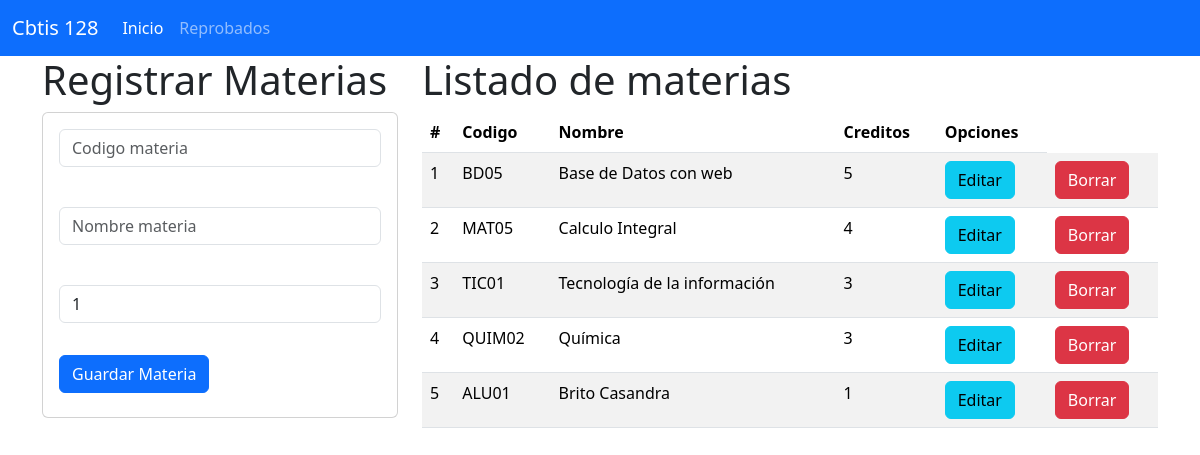
The page / on the database its author committed.
### materia_app/models.py (models this page shows, shortened)
class Materia(models.Model):
    codigo = models.CharField(primary_key=True, max_length=6)
    nombre = models.CharField(max_length=100)
    creditos = models.PositiveSmallIntegerField()

### materia_app/views.py (the view)
# urls.py: path('', views.inicio_vista, name='inicio_vista'),
def inicio_vista(request):
    lasmaterias=Materia.objects.all()
    return render(request, 'gestionarMateria.html',{'mismaterias':lasmaterias})

### materia_app/templates/gestionarMateria.html
{% extends "base.html" %}
{% block cuerpo %}
<div class="row">
    <div class="col-sm-12 col-md-4 col-lg-4 col-xl-4">
        <h1>Registrar Materias</h1>
        <div class="card">
  <div class="card-body">
    <form action="registrarMateria/" method="POST"> {% csrf_token %}
      <div class="form-group">
          <input type="text" id="txtcodigo" name="txtcodigo" class="form-control" placeholder="Codigo materia" minlength="1" maxlenght="6" required><br>
      </div>
      <div class="form-group py-3">
          <input type="text" id="txtnombre" name="txtnombre" class="form-control" placeholder="Nombre materia" maxlenght="100" required><br>
      </div>
      <div class="form-group">
          <input type="text" id="num" name="numcreditos" class="form-control" min="1" max="9" value="1" required><br>
      </div>
      <div class="form-group py-2">
        <button type="submit" class="btn btn-primary">Guardar Materia</button>
      </div>
    </form>
  </div>
</div>
    </div>
    <div class="col-sm-12 col-md-8 col-lg-8 col-xl-8">
        <h1>Listado de materias</h1>
    <table class="table table-striped">
        <thead>
          <tr>
            <th scope="col">#</th>
            <th scope="col">Codigo</th>
            <th scope="col">Nombre</th>
            <th scope="col">Creditos</th>
            <th> Opciones </th>
          </tr>
        </thead>
        <tbody>
          {% for m in mismaterias %}
          <tr>
            <td> {{forloop.counter}}</td>
            <td> {{m.codigo}}</td>
            <td> {{m.nombre}}</td>
            <td> {{m.creditos}}</td>
            <td> <a href="seleccionarMateria/{{m.codigo}}" class="btn btn-info"> Editar</a></td>
            <td> <a href="borrarMateria/{{m.codigo}}" class="btn btn-danger"> Borrar</a></td>
          </tr>
          {% endfor %}
        </tbody>
      </table>
    </div>
</div>
{% endblock %}

### materia_app/templates/base.html (shortened to what this page needs)
<!doctype html>
<html lang="en">
<head>
    <link href="https://cdn.jsdelivr.net/npm/bootstrap@5.3.3/dist/css/bootstrap.min.css" rel="stylesheet">
</head>
<body>
    <nav class="navbar navbar-expand-lg bg-primary" data-bs-theme="dark">
        <div class="container-fluid">
          <a class="navbar-brand" href="#">Cbtis 128</a>
          <div class="collapse navbar-collapse" id="navbarNavAltMarkup">
            <div class="navbar-nav">
              <a class="nav-link active" aria-current="page" href="#">Inicio</a>
              <a class="nav-link" href="#">Reprobados</a>
            </div>
          </div>
        </div>
      </nav>
    <div class="container">
    {% block cuerpo %}
    {% endblock %}
    </div>
</body>
</html>

### rows shown on the page
Materia: codigo "BD05", nombre "Base de Datos con web", creditos "5"
Materia: codigo "MAT05", nombre "Calculo Integral", creditos "4"
Materia: codigo "TIC01", nombre "Tecnología de la información", creditos "3"
Materia: codigo "QUIM02", nombre "Química", creditos "3"
Materia: codigo "ALU01", nombre "Brito Casandra", creditos "1"
